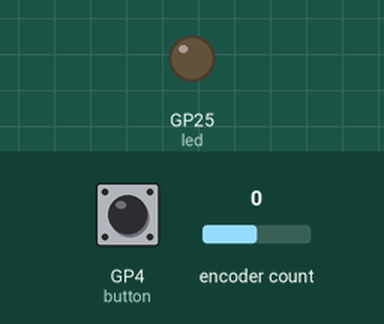
Bench run of a program on a simulated Raspberry Pi Pico running CircuitPython. On the bench: output pins drawn as LEDs (lit = HIGH). The inputs (shaded band) are chosen by the test bench; at power-on: GP4 (button) HIGH, encoder count 0. USB keyboard and mouse output is not drawn.

Above: at 1.2 s.
1.3 s: GP4 (button) pulled LOW for 1 s
At 2.1 s:
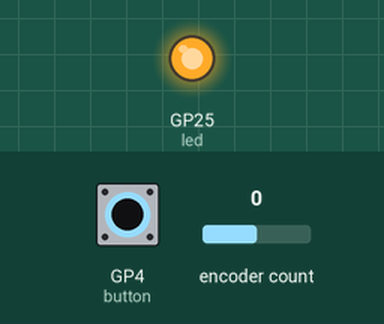
5.3 s: GP4 (button) pulled LOW for 3.2 s
At 9.3 s:
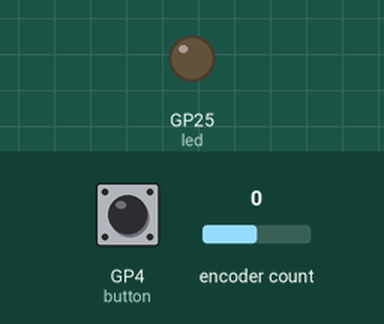
Timing chart, 0 to 10.8 s (numbered marks = the images above; inputs shaded):
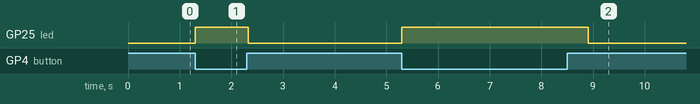

The program:

code.py
```python
import rotaryio
import time
import board
from digitalio import DigitalInOut, Direction, Pull
import usb_hid
from adafruit_hid.keyboard import Keyboard
from adafruit_hid.keycode import Keycode
from adafruit_hid.consumer_control import ConsumerControl
from adafruit_hid.consumer_control_code import ConsumerControlCode


encoder = rotaryio.IncrementalEncoder(board.GP2, board.GP3)
button = DigitalInOut(board.GP4)
button.switch_to_input(pull=Pull.UP)
led = DigitalInOut(board.LED)
led.direction = Direction.OUTPUT
last_position = None

kbd = Keyboard(usb_hid.devices)
cc = ConsumerControl(usb_hid.devices)
keymap = {
    (0): ([Keycode.A]),
    (1): ([Keycode.B]),
    (2): ([Keycode.C]),
    (3): ([Keycode.D]),
    (4): ([Keycode.E]),
    (5): ([Keycode.F]),
    (6): ([Keycode.G]),
    (7): ([Keycode.H]),
    (8): ([Keycode.I]),
    (9): ([Keycode.J]),
    (10): ([Keycode.K]),
    (11): ([Keycode.L]),
    (12): ([Keycode.M]),
    (13): ([Keycode.N]),
    (14): ([Keycode.O]),
    (15): ([Keycode.P]),
    (16): ([Keycode.Q]),
    (17): ([Keycode.R]),
    (18): ([Keycode.S]),
    (19): ([Keycode.T]),
    (20): ([Keycode.U]),
    (21): ([Keycode.V]),
    (22): ([Keycode.W]),
    (23): ([Keycode.X]),
    (24): ([Keycode.Y]),
    (25): ([Keycode.Z]),
    (26): ((Keycode.SHIFT, Keycode.A)),
    (27): ((Keycode.SHIFT, Keycode.B)),
    (28): ((Keycode.SHIFT, Keycode.C)),
    (29): ((Keycode.SHIFT, Keycode.D)),
    (30): ((Keycode.SHIFT, Keycode.E)),
    (31): ((Keycode.SHIFT, Keycode.F)),
    (32): ((Keycode.SHIFT, Keycode.G)),
    (33): ((Keycode.SHIFT, Keycode.H)),
    (34): ((Keycode.SHIFT, Keycode.I)),
    (35): ((Keycode.SHIFT, Keycode.J)),
    (36): ((Keycode.SHIFT, Keycode.K)),
    (37): ((Keycode.SHIFT, Keycode.L)),
    (38): ((Keycode.SHIFT, Keycode.M)),
    (39): ((Keycode.SHIFT, Keycode.N)),
    (40): ((Keycode.SHIFT, Keycode.O)),
    (41): ((Keycode.SHIFT, Keycode.P)),
    (42): ((Keycode.SHIFT, Keycode.Q)),
    (43): ((Keycode.SHIFT, Keycode.R)),
    (44): ((Keycode.SHIFT, Keycode.S)),
    (45): ((Keycode.SHIFT, Keycode.T)),
    (46): ((Keycode.SHIFT, Keycode.U)),
    (47): ((Keycode.SHIFT, Keycode.V)),
    (48): ((Keycode.SHIFT, Keycode.W)),
    (49): ((Keycode.SHIFT, Keycode.X)),
    (50): ((Keycode.SHIFT, Keycode.Y)),
    (51): ([Keycode.ZERO]),
    (52): ([Keycode.ONE]),
    (53): ([Keycode.TWO]),
    (54): ([Keycode.THREE]),
    (55): ([Keycode.FOUR]),
    (56): ([Keycode.FIVE]),
    (57): ([Keycode.SIX]),
    (58): ([Keycode.SEVEN]),
    (59): ([Keycode.EIGHT]),
    (60): ([Keycode.NINE]),
    (61): ((Keycode.SHIFT, Keycode.ZERO)),
    (62): ((Keycode.SHIFT, Keycode.ONE)),
    (63): ((Keycode.SHIFT, Keycode.TWO)),
    (64): ((Keycode.SHIFT, Keycode.THREE)),
    (65): ((Keycode.SHIFT, Keycode.FOUR)),
    (66): ((Keycode.SHIFT, Keycode.FIVE)),
    (67): ((Keycode.SHIFT, Keycode.SIX)),
    (68): ((Keycode.SHIFT, Keycode.SEVEN)),
    (69): ((Keycode.SHIFT, Keycode.EIGHT)),
    (70): ((Keycode.SHIFT, Keycode.NINE)),
    (71): ([Keycode.SPACE]),
    (72): ([Keycode.ENTER]),
    (73): ([Keycode.PERIOD]),
    (74): ([Keycode.COMMA]),
    (75): ((Keycode.SHIFT, Keycode.FORWARD_SLASH)),
    (76): ((Keycode.SHIFT,)),
}  # 0 to 76
pointer = 0
while True:
    led.value = not button.value
    position = encoder.position
    if button.value == False:
        kbd.press(Keycode.SPACEBAR)
        kbd.release(Keycode.SPACEBAR)
        time.sleep(0.5)
    if last_position is None or position != last_position:
        try:
            kbd.press(Keycode.BACKSPACE)
            kbd.release(Keycode.BACKSPACE)
            if int(position) > int(last_position):
                pointer += 1
                if pointer > 76:
                    pointer = 0
                else:
                    pass
            else:
                pointer -= 1
                if pointer < 0:
                    pointer = 76
                else:
                    pass
            print(keymap[pointer])
            kbd.press(*keymap[pointer])
            kbd.release(*keymap[pointer])
            last_position = position
        except:
            pass
    last_position = position
```

Measured:
- after the input at 1.3 s, GP25 (led): LOW → HIGH at once, → LOW 1.0 s later
- after the input at 5.3 s, GP25 (led): LOW → HIGH at once, → LOW 3.6 s later
